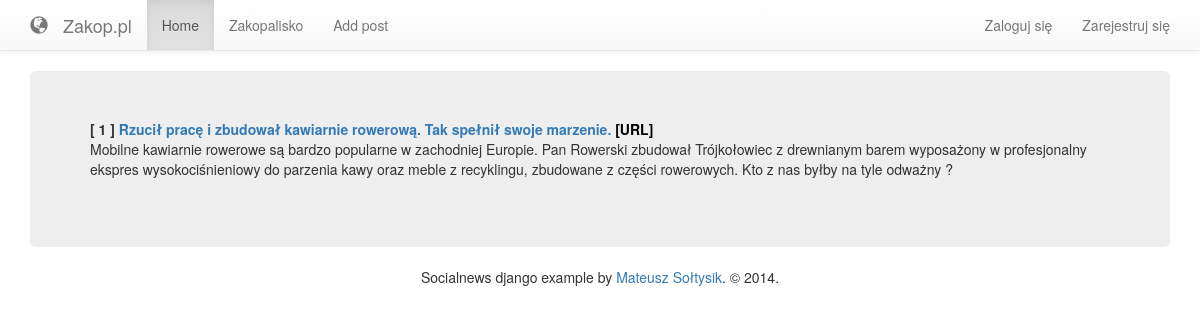
Before: / with the older database file.
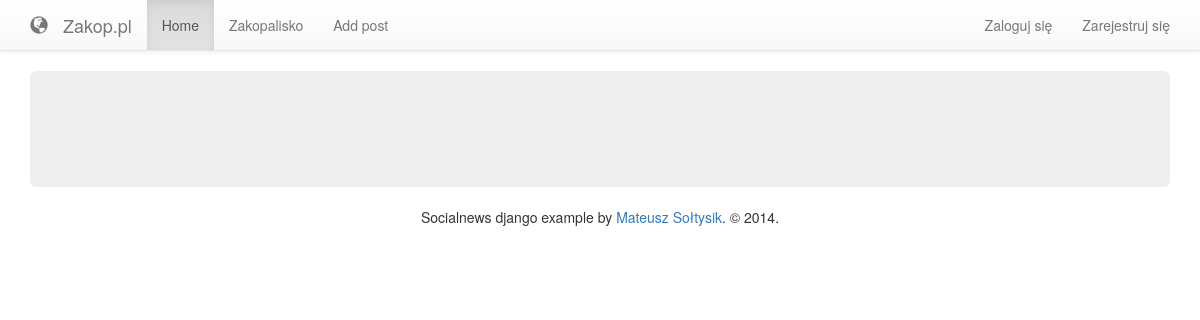
After: the same page with the newer database file.
### posts/models.py (models this page shows, shortened)
class Post(models.Model):
    title = models.CharField('Title', max_length=100, blank=False)
    author = models.ForeignKey(User, blank=False)
    url = models.URLField('URL', max_length=100, blank=False)
    submitted_on = models.DateTimeField(auto_now_add=True)
    tags = models.ManyToManyField(Tag)
    descriptions = models.TextField('Descriptions', max_length=100)
    points = models.DecimalField(default=0, max_digits=7, decimal_places=2)
    with_votes = PostVoteCountManager()
    objects = models.Manager()

### posts/views.py (the view)
# urls.py: url(r'^$', PostListView.as_view(), name='home'),
class PostListView(ListView):
    model = Post
    queryset = Post.with_votes.annotate(count=Count('vote')).exclude(
        count__lt=number_votes_to_main)
    paginate_by = 5
    template_name = "posts/post_list.html"
    def get_context_data(self, **kwargs):
        context = super(PostListView, self).get_context_data(**kwargs)
        if self.request.user.is_authenticated():
            voted = Vote.objects.filter(voter=self.request.user)
            links_in_page = [link.id for link in context["object_list"]]
            voted = voted.filter(post_id__in=links_in_page)
            voted = voted.values_list('post_id', flat=True)
            context["voted"] = voted
        return context

### templates/posts/post_list.html (shortened to what this page needs)
{% extends 'base.html' %}
{% block content %}
    <dl>
    {% for post in object_list %}
        <form method="post" action="{% url 'vote' %}" class="vote_form">
            <dt>
            [ <span id="vote_count">{{ post.votes }}</span> ]
            <b><a href="{% url 'post_detail' pk=post.pk %}">{{ post.title }}</a></b>
                <a class="seagreen" href="{{ post.url }}" target="_blank">[URL]</a>
            </dt>
            <dd>{{ post.descriptions }}</dd>
        </form>
        {% endfor %}
    </dl>
{% endblock %}

Changed rows visible on the page:
no longer on this page (row edited): Post: votes "1", title "Rzucił pracę i zbudował kawiarnie rowerową. Tak spełnił swoje marzenie.", descriptions "Mobilne kawiarnie rowerowe są bardzo popularne w zachodniej Europie. Pan Rowerski zbudował Trójkołowiec z drewnianym barem wyposażony w profesjonalny ekspres wysokociśnieniowy do parzenia kawy oraz meble z recyklingu, zbudowane z części rowerowych. Kto z nas byłby na tyle odważny ?"
